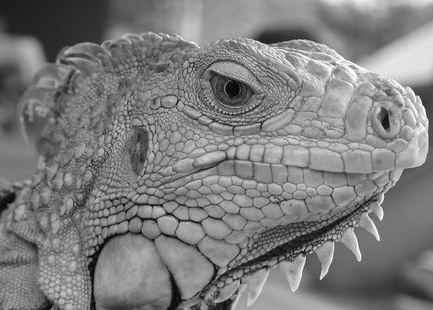
#> input picture hw2/iguana.png, 433 x 310 px
$ python test_1gaussiankernel.py   (older library calls are emulated)
#> lines starting #> are read from the running program, lines starting #| are printed output that depends on the picture
### hw2/edge.py
import numpy as np

def conv(image, kernel):
    """ An implementation of convolution filter.

    This function uses element-wise multiplication and np.sum()
    to efficiently compute weighted sum of neighborhood at each
    pixel.

    Args:
        image: numpy array of shape (Hi, Wi)
        kernel: numpy array of shape (Hk, Wk)

    Returns:
        out: numpy array of shape (Hi, Wi)
    """
    Hi, Wi = image.shape
    Hk, Wk = kernel.shape
    out = np.zeros((Hi, Wi))

    # For this assignment, we will use edge values to pad the images.
    # Zero padding will make derivatives at the image boundary very big,
    # whereas we want to ignore the edges at the boundary.
    pad_width0 = Hk // 2
    pad_width1 = Wk // 2
    pad_width = ((pad_width0,pad_width0),(pad_width1,pad_width1))
    #print(np.shape(image))
    padded = np.pad(image, pad_width, mode='edge')
    #print(np.shape(padded))

    ### YOUR CODE HERE
    kernel=np.flip(np.flip(kernel,0),1);
    for i in range(Hi):
        for j in range(Wi):
            out[i,j]= sum(sum(kernel*padded[i:i+Hk,j:j+Wk]))
    ### END YOUR CODE

    return out

def gaussian_kernel(size, sigma):
    """ Implementation of Gaussian Kernel.

    This function follows the gaussian kernel formula,
    and creates a kernel matrix.

    Hints:
    - Use np.pi and np.exp to compute pi and exp

    Args:
        size: int of the size of output matrix
        sigma: float of sigma to calculate kernel

    Returns:
        kernel: numpy array of shape (size, size)
    """

    kernel = np.zeros((size, size))

    ### YOUR CODE HERE
    k=(size-1)/2
    for i in range(size):
        for j in range(size):
            kernel[i,j]=np.exp((-(i-k)**2-(j-k)**2)/(2*sigma**2))/(2*np.pi*sigma**2);
    ### END YOUR CODE

    return kernel

def partial_x(img):
    """ Computes partial x-derivative of input img.

    Hints:
        - You may use the conv function in defined in this file.

    Args:
        img: numpy array of shape (H, W)
    Returns:
        out: x-derivative image
    """

    out = None

    ### YOUR CODE HERE
    kernel=np.array([[0,0,0],[0.5,0,-0.5],[0,0,0]]);
    out=conv(img,kernel);
    ### END YOUR CODE

    return out

def partial_y(img):
    """ Computes partial y-derivative of input img.

    Hints:
        - You may use the conv function in defined in this file.

    Args:
        img: numpy array of shape (H, W)
    Returns:
        out: y-derivative image
    """

    out = None

    ### YOUR CODE HERE
    kernel=np.array([[0,0.5,0],[0,0,0],[0,-0.5,0]]);
    out=conv(img,kernel);
    ### END YOUR CODE

    return out

def gradient(img):
    """ Returns gradient magnitude and direction of input img.

    Args:
        img: Grayscale image. Numpy array of shape (H, W)

    Returns:
        G: Magnitude of gradient at each pixel in img.
            Numpy array of shape (H, W)
        theta: Direction(in degrees, 0 <= theta < 360) of gradient
            at each pixel in img. Numpy array of shape (H, W)
    """
    G = np.zeros(img.shape)
    theta = np.zeros(img.shape)

    ### YOUR CODE HERE
    px=partial_x(img);
    py=partial_y(img);
    G=(px**2+py**2)**0.5;
 #   theta=np.arctan(py/px);
    for i in range(theta.shape[0]):
        for j in range(theta.shape[1]):
            if(px[i,j]>0):
                if(py[i,j]>0):
                    theta[i,j]=np.arctan(py[i,j]/px[i,j])*180/np.pi;#0-90
                else:
                    theta[i,j]=np.arctan(py[i,j]/px[i,j])*180/np.pi+359.99;#270-360
            elif(px[i,j]==0):
                if(py[i,j]>0):
                    theta[i,j]=90;
                else:
                    theta[i,j]=270;
            else:
                if(py[i,j]>0):
                    theta[i,j]=np.arctan(py[i,j]/px[i,j])*180/np.pi+180;#90-180
                else:
                    theta[i,j]=np.arctan(py[i,j]/px[i,j])*180/np.pi+180;#180-270
    ### END YOUR CODE
    #print(np.where\\((theta >=0)and(theta<360)));
    #print(theta)
    return G, theta

# [204 lines left out: functions non_maximum_suppression, double_thresholding, get_neighbors, link_edges, canny, hough_transform, not called in this run]

### hw2/test_1gaussiankernel.py
from edge import conv, gaussian_kernel, partial_y, partial_x, gradient
import numpy as np
import matplotlib.pyplot as plt
from skimage import io

# Define 3x3 Gaussian kernel with std = 1
kernel = gaussian_kernel(3, 1)
kernel_test = np.array(
    [[ 0.05854983, 0.09653235, 0.05854983],
     [ 0.09653235, 0.15915494, 0.09653235],
     [ 0.05854983, 0.09653235, 0.05854983]]
)
# Test Gaussian kernel
if not np.allclose(kernel, kernel_test):
    print('Incorrect values! Please check your implementation.')

kernel_size = 5
sigma = 1.4

# Load image
img = io.imread('iguana.png', as_grey=True)
#> img: shape (310, 433) float64; min 0, max 1, mean 0.492

# Define 5x5 Gaussian kernel with std = sigma
kernel = gaussian_kernel(kernel_size, sigma)

# Convolve image with kernel to achieve smoothed effect
smoothed = conv(img, kernel)
#> in conv, `padded = np.pad(image, pad_width, mode='edge')`:
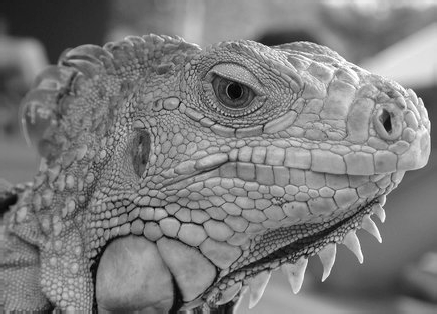
#> padded: shape (314, 437) float64; min 0, max 1, mean 0.491
#> after the loop in conv, `for i in range(Hi):`:
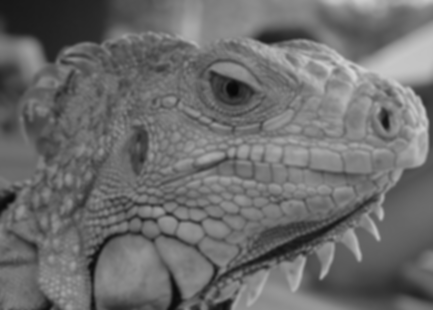
#> out: shape (310, 433) float64; min 0.0326, max 0.836, mean 0.427

plt.subplot(1,2,1)
plt.imshow(img)
plt.title('Original image')
plt.axis('off')

plt.subplot(1,2,2)
plt.imshow(smoothed)
plt.title('Smoothed image')
plt.axis('off')

plt.show()
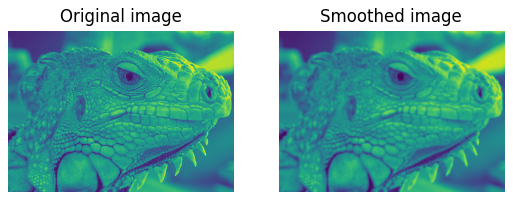
#> figure drawn by matplotlib, 2 panels

G, theta = gradient(smoothed)
#> after the loop in conv (call 2), `for i in range(Hi):`:
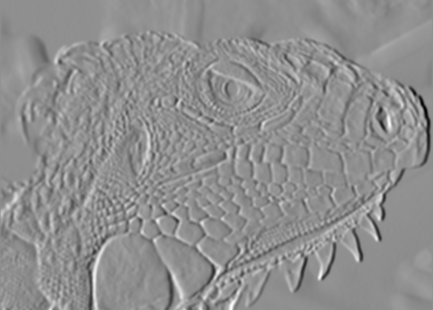
#> out: shape (310, 433) float64; min -0.155, max 0.122, mean 0.000203; drawn with min black and max white
#> after the loop in conv (call 3), `for i in range(Hi):`:
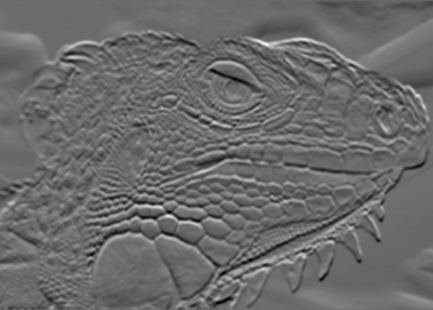
#> out: shape (310, 433) float64; min -0.112, max 0.154, mean -0.00018; drawn with min black and max white
#> in gradient, `G=(px**2+py**2)**0.5;`:
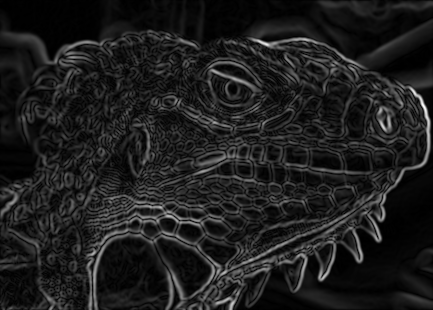
#> G: shape (310, 433) float64; min 0, max 0.171, mean 0.0204; drawn with min black and max white
#> after the loop in gradient, `for i in range(theta.shape[0]):`:
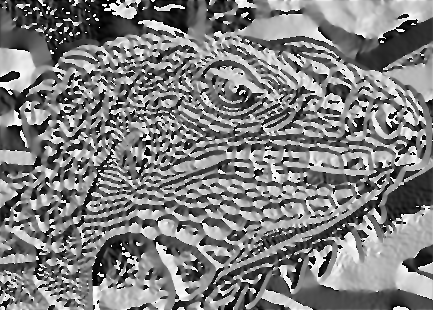
#> theta: shape (310, 433) float64; min 0.00119, max 360, mean 178.8; drawn with min black and max white

if not np.all(G >= 0):
    print('Magnitude of gradients should be non-negative.')

if not np.all((theta >= 0) * (theta < 360)):
    print('Direction of gradients should be in range 0 <= theta < 360')

plt.imshow(G)
plt.title('Gradient magnitude')
plt.axis('off')
plt.show()
